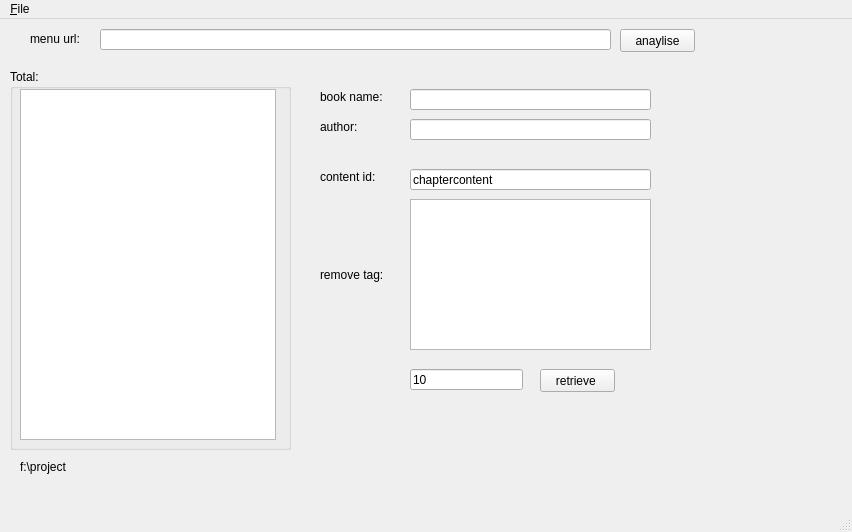
<?xml version="1.0" encoding="UTF-8"?>
<ui version="4.0">
 <class>MainWindow</class>
 <widget class="QMainWindow" name="MainWindow">
  <property name="geometry">
   <rect>
    <x>0</x>
    <y>0</y>
    <width>852</width>
    <height>532</height>
   </rect>
  </property>
  <property name="windowTitle">
   <string>Find a e-book</string>
  </property>
  <widget class="QWidget" name="centralwidget">
   <widget class="QPushButton" name="pb_anay">
    <property name="geometry">
     <rect>
      <x>620</x>
      <y>10</y>
      <width>75</width>
      <height>23</height>
     </rect>
    </property>
    <property name="text">
     <string>anaylise</string>
    </property>
   </widget>
   <widget class="QLineEdit" name="le_url">
    <property name="geometry">
     <rect>
      <x>100</x>
      <y>10</y>
      <width>511</width>
      <height>21</height>
     </rect>
    </property>
   </widget>
   <widget class="QLabel" name="label">
    <property name="geometry">
     <rect>
      <x>30</x>
      <y>10</y>
      <width>61</width>
      <height>20</height>
     </rect>
    </property>
    <property name="text">
     <string>menu url:</string>
    </property>
   </widget>
   <widget class="QGroupBox" name="groupBox">
    <property name="geometry">
     <rect>
      <x>10</x>
      <y>50</y>
      <width>281</width>
      <height>381</height>
     </rect>
    </property>
    <property name="title">
     <string>Total:</string>
    </property>
    <widget class="QListWidget" name="listWidget">
     <property name="geometry">
      <rect>
       <x>10</x>
       <y>20</y>
       <width>256</width>
       <height>351</height>
      </rect>
     </property>
    </widget>
   </widget>
   <widget class="QLabel" name="label_2">
    <property name="geometry">
     <rect>
      <x>320</x>
      <y>70</y>
      <width>91</width>
      <height>16</height>
     </rect>
    </property>
    <property name="text">
     <string>book name:</string>
    </property>
   </widget>
   <widget class="QLabel" name="label_3">
    <property name="geometry">
     <rect>
      <x>320</x>
      <y>100</y>
      <width>91</width>
      <height>16</height>
     </rect>
    </property>
    <property name="text">
     <string>author:</string>
    </property>
   </widget>
   <widget class="QLineEdit" name="le_bookname">
    <property name="geometry">
     <rect>
      <x>410</x>
      <y>70</y>
      <width>241</width>
      <height>21</height>
     </rect>
    </property>
   </widget>
   <widget class="QLineEdit" name="le_author">
    <property name="geometry">
     <rect>
      <x>410</x>
      <y>100</y>
      <width>241</width>
      <height>21</height>
     </rect>
    </property>
   </widget>
   <widget class="QLabel" name="label_4">
    <property name="geometry">
     <rect>
      <x>320</x>
      <y>150</y>
      <width>81</width>
      <height>16</height>
     </rect>
    </property>
    <property name="text">
     <string>content id:</string>
    </property>
   </widget>
   <widget class="QLineEdit" name="le_conid">
    <property name="geometry">
     <rect>
      <x>410</x>
      <y>150</y>
      <width>241</width>
      <height>21</height>
     </rect>
    </property>
    <property name="text">
     <string>chaptercontent</string>
    </property>
   </widget>
   <widget class="QLabel" name="label_5">
    <property name="geometry">
     <rect>
      <x>320</x>
      <y>180</y>
      <width>81</width>
      <height>151</height>
     </rect>
    </property>
    <property name="text">
     <string>remove tag:</string>
    </property>
   </widget>
   <widget class="QTextEdit" name="te_remove">
    <property name="geometry">
     <rect>
      <x>410</x>
      <y>180</y>
      <width>241</width>
      <height>151</height>
     </rect>
    </property>
   </widget>
   <widget class="QPushButton" name="pb_retrieve">
    <property name="geometry">
     <rect>
      <x>540</x>
      <y>350</y>
      <width>75</width>
      <height>23</height>
     </rect>
    </property>
    <property name="text">
     <string>retrieve </string>
    </property>
   </widget>
   <widget class="QLineEdit" name="le_retriveln">
    <property name="geometry">
     <rect>
      <x>410</x>
      <y>350</y>
      <width>113</width>
      <height>21</height>
     </rect>
    </property>
    <property name="text">
     <string>10</string>
    </property>
   </widget>
   <widget class="QLabel" name="lb_status">
    <property name="geometry">
     <rect>
      <x>20</x>
      <y>440</y>
      <width>661</width>
      <height>16</height>
     </rect>
    </property>
    <property name="text">
     <string>f:\project</string>
    </property>
   </widget>
  </widget>
  <widget class="QMenuBar" name="menubar">
   <property name="geometry">
    <rect>
     <x>0</x>
     <y>0</y>
     <width>852</width>
     <height>21</height>
    </rect>
   </property>
   <widget class="QMenu" name="menuFind_Book">
    <property name="title">
     <string>&amp;File</string>
    </property>
   </widget>
   <addaction name="menuFind_Book"/>
  </widget>
  <widget class="QStatusBar" name="statusbar"/>
 </widget>
 <resources/>
 <connections/>
</ui>
